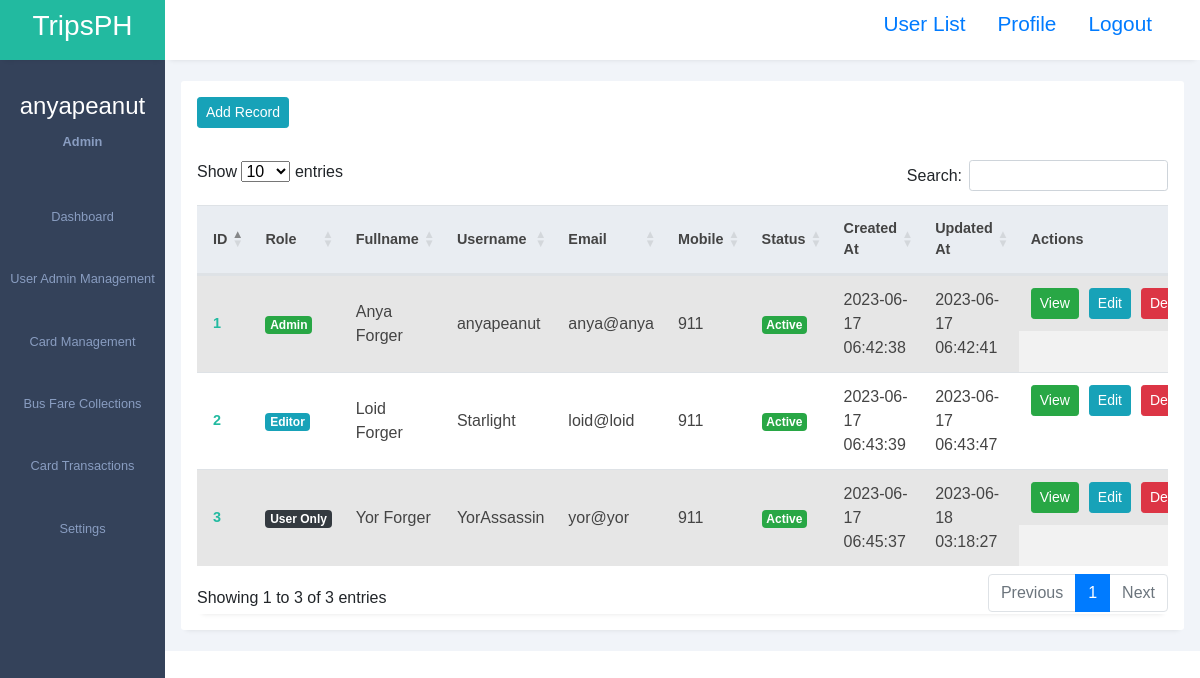
/admin/adminuser/adminuser.php (signed in), run on the app's committed database.
### tables this page shows
CREATE TABLE `tbl_users` (
  `id` int(11) NOT NULL AUTO_INCREMENT,
  `user_role_id` int(11) DEFAULT NULL,
  `full_name` varchar(255) DEFAULT NULL,
  `username` varchar(50) NOT NULL,
  `email` varchar(255) DEFAULT NULL,
  `mobile` varchar(25) DEFAULT NULL,
  `password` varchar(255) NOT NULL,
  `status` tinyint(1) NOT NULL,
  `created_at` TIMESTAMP DEFAULT CURRENT_TIMESTAMP,
  `updated_at` TIMESTAMP NOT NULL DEFAULT CURRENT_TIMESTAMP ON UPDATE CURRENT_TIMESTAMP,
  PRIMARY KEY (`id`)
);

### admin/adminuser/adminuser.php (the view, shortened to what this page needs)
<?php
require_once('../../admin/config.php');
?>
<!DOCTYPE html>
<html lang="en">
<head>
    <link rel="stylesheet" href="assets/styles1.css">
    <link rel="stylesheet" href="https://maxst.icons8.com/vue-static/landings/line-awesome/line-awesome/1.3.0/css/line-awesome.min.css">
    <link rel="stylesheet" href="assets/bootstrap.min.css">
    <link rel="stylesheet" href="https://cdn.datatables.net/1.13.4/css/dataTables.bootstrap5.min.css" />
</head>
<body>
    <div class="sidebar">
        <div class="side-header">
            <h3>T<span>ripsPH</span></h3>
        </div>
        <div class="side-content">
            <div class="profile">
                <h4>
                    <?php
                    if (isset($_SESSION['username'])) {
                        echo $_SESSION['username'];
                    } else {
                        echo 'Default Name';
                    }
                    ?>
                </h4>
                <small>
                    <?php
                    if (isset($_SESSION['user_role_id'])) {
                        $role = 'Default Role';
                        if ($_SESSION['user_role_id'] == 1) {
                            $role = 'Admin';
                        } elseif ($_SESSION['user_role_id'] == 2) {
                            $role = 'Editor';
                        } elseif ($_SESSION['user_role_id'] == 3) {
                            $role = 'User Only';
                        }
                        echo $role;
                    } else {
                        echo 'Default Role';
                    }
                    ?>
                </small>
            </div>
            <div class="side-menu">
                <ul>
                    <li>
                        <a href="../dashboard.php">
                            <small>Dashboard</small>
                        </a>
                    </li>
                    <li>
                        <a href="../admin/user_management.php">
                            <small>User Admin Management</small>
                        </a>
                    </li>
                    <li>
                        <a href="../admin/cardmanagement/card_management.php">
                            <small>Card Management</small>
                        </a>
                    </li>
                    <li>
                        <a href="../admin/busfarecollection/bus_fare_collection.php">
                            <small>Bus Fare Collections</small>
                        </a>
                    </li>
                    <li>
                        <a href="../admin/cardtransactions/card_transactions.php">
                            <small>Card Transactions</small>
                        </a>
                    </li>
                    <li>
                        <a href="../admin/setting/settings.php">
                            <small>Settings</small>
                        </a>
                    </li>
                </ul>
            </div>
        </div>
    </div>
    <div class="main-content">
        <header>
            <div class="header-content">
                <div class="header-menu">
                    <?php if ($_SESSION['user_role_id'] <= 1) { ?>
                        <label for="">
                            <a href="/adminuser.php"><span>User List</span></a>
                        </label>
                    <?php } ?>
                    <label for="">
                        <a href="../adminuser/adminuser.php"><span>Profile</span></a>
                    </label>
                    <label for="">
                        <a href="../logout.php"><span>Logout</span></a>
                    </label>
                </div>
        </header>
        <main>
            <div class="page-content">
                <div class="records table-responsive">
                    <div class="record-header">
                        <div class="add">
                            <?php if (($_SESSION['user_role_id'] == 1) || $_SESSION['user_role_id'] == 2) { ?>
                                <a href="addrecord.php" class="btn btn-info btn-sm">Add Record</a>
                            <?php } else { ?>
                                <a class="btn btn-info btn-sm disabled">Add Record</a>
                            <?php } ?>
                        </div>
                    </div>
                    <div>
                        <div class="record-header">
                            <div class="records table-responsive">
                                <table id="example" class="table table-striped" style="width: 100%">
                                    <thead>
                                        <tr>
                                            <th style="vertical-align: middle;">ID</th>
                                            <th style="vertical-align: middle;">Role</th>
                                            <th style="vertical-align: middle;">Fullname</th>
                                            <th style="vertical-align: middle;">Username</th>
                                            <th style="vertical-align: middle;">Email</th>
                                            <th style="vertical-align: middle;">Mobile</th>
                                            <th style="vertical-align: middle;">Status</th>
                                            <th style="vertical-align: middle;">Created At</th>
                                            <th style="vertical-align: middle;">Updated At</th>
                                            <th style="vertical-align: middle;">Actions</th>
                                        </tr>
                                    </thead>
                                    <tbody>
                                        <?php
                                        $sql = "SELECT u.*, r.user_role FROM `tbl_users` u INNER JOIN `tbl_user_role` r ON u.user_role_id = r.id";
                                        $result = mysqli_query($link, $sql);
                                        while ($row = mysqli_fetch_assoc($result)) {
                                            $status = $row["status"];
                                            $statusBadge = $status == "1" ? "Active" : "Inactive";
                                            $statusClass = $status == "1" ? "badge-success" : "badge-danger";
                                        ?>
                                            <tr>
                                                <td style="vertical-align: middle;"><?php echo $row["id"] ?></td>
                                                <td style="vertical-align: middle;">
                                                    <?php
                                                    $userRole = $row["user_role"];
                                                    if ($userRole == "Admin") {
                                                        echo "<span class='badge badge-lg badge-success text-white'>Admin</span>";
                                                    } elseif ($userRole == "Editor") {
                                                        echo "<span class='badge badge-lg badge-info text-white'>Editor</span>";
                                                    } elseif ($userRole == "User Only") {
                                                        echo "<span class='badge badge-lg badge-dark text-white'>User Only</span>";
                                                    } else {
                                                        echo $userRole;
                                                    }
                                                    ?>
                                                </td>
                                                <td style="vertical-align: middle;"><?php echo $row["full_name"] ?></td>
                                                <td style="vertical-align: middle;"><?php echo $row["username"] ?></td>
                                                <td style="vertical-align: middle;"><?php echo $row["email"] ?></td>
                                                <td style="vertical-align: middle;"><?php echo $row["mobile"] ?></td>
                                                <td style="vertical-align: middle;">
                                                    <span class="badge badge-lg <?php echo $statusClass ?> text-white"><?php echo $statusBadge ?></span>
                                                </td>
                                                <td style="vertical-align: middle;"><?php echo $row["created_at"] ?></td>
                                                <td style="vertical-align: middle;"><?php echo $row["updated_at"] ?></td>
                                                <td class="actions" style="vertical-align: middle;">
                                                    <a class="btn btn-success btn-sm" href="view.php?id=<?php echo $row["id"] ?>">View</a>
                                                    <?php if (($_SESSION['user_role_id'] == 1) || $_SESSION['user_role_id'] == 2) { ?>
                                                        <a class="btn btn-info btn-sm" href="edit.php?id=<?php echo $row["id"] ?>">Edit</a>
                                                        <?php if ($_SESSION['user_role_id'] <= 1) { ?>
                                                            <a class="btn btn-danger btn-sm" href="delete.php?id=<?php echo $row["id"] ?>">Delete</a>
                                                        <?php } ?>
                                                    <?php } ?>
                                                </td>
                                            </tr>
                                        <?php
                                        }
                                        ?>
                                    </tbody>
                                </table>
                            </div>
                        </div>
                    </div>
                </div>
            </div>
        </main>
    </div>
</body>
</html>

### assets/styles1.css (style rules this page uses)
:root { --main-color: #22baa0; --color-dark: #34425a; --text-grey: #b0b0b0; }
* { margin: 0; padding: 0; text-decoration: none; list-style-type: none; box-sizing: border-box; font-family: "Merriweather", sans-serif; }
.sidebar { position: fixed; height: 100%; width: 165px; left: 0; bottom: 0; top: 0; z-index: 100; background: var(--color-dark); transition: left 300ms; text-decoration: none; }
.side-header { box-shadow: 0px 5px 5px -5px rgb(0 0 0 /10%); background: var(--main-color); height: 60px; display: flex; justify-content: center; align-items: center; text-decoration: none; }
.side-header h3, side-head span { color: #fff; font-weight: 400; }
.side-content { height: calc(100vh - 60px); overflow: auto; text-decoration: none; }
.profile { text-align: center; padding: 2rem 0rem; }
.profile h4 { color: #fff; font-weight: 500; }
.profile small { color: #899dc1; font-weight: 600; }
.sidebar { overflow-y: auto; }
.side-menu ul { text-align: center; }
.side-menu a { display: block; padding: 1.2rem 0rem; }
.side-menu a span, .side-menu a small { color: #899dc1; }
.main-content { margin-left: 165px; width: calc(100% - 165px); transition: margin-left 300ms; }
header { position: fixed; right: 0; top: 0; left: 165px; z-index: 100; height: 60px; box-shadow: 0px 5px 5px -5px rgb(0 0 0 /10%); background: #fff; transition: left 300ms; }
.header-content, .header-menu { display: flex; align-items: center; text-decoration: none; }
.header-content { justify-content: space-between; padding: 0rem 1rem; }
.header-content label:first-child span { font-size: 1.3rem; }
.header-content label { cursor: pointer; }
.header-menu { justify-content: flex-end; padding-top: 0.5rem; }
.header-menu label, .header-menu .notify-icon { margin-right: 2rem; position: relative; }
.header-menu label span, .notify-icon span:first-child { font-size: 1.3rem; }
main { margin-top: 60px; }
.page-content { padding: 1.3rem 1rem; background: #f1f4f9; }
.records { box-shadow: 0px 5px 5px -5px rgb(0 0 0 / 10%); background: #fff; border-radius: 3px; }
.record-header { padding: 1rem; display: flex; justify-content: space-between; align-items: center; }
.add, .browse { display: flex; align-items: center; }
.table-responsive { width: 100%; overflow: auto; }
table { border-collapse: collapse; }
table thead tr { background: #e9edf2; }
table thead th { padding: 1rem 0rem; text-align: left; color: #444; font-size: 0.9rem; }
table thead th:first-child { padding-left: 1rem; }
table tbody td { padding: 1rem 0rem; color: #444; }
table tbody td:first-child { padding-left: 1rem; color: var(--main-color); font-weight: 600; font-size: 0.9rem; }
table tbody tr { border-bottom: 1px solid #dee2e8; }
.actions { display: flex; justify-content: center; align-items: center; }
.actions a { display: inline-block; margin-right: 10px; }

### data on the page
tbl_users: id "1", shows "Admin", full_name "Anya Forger", username "anyapeanut", email "anya@anya", mobile "911", status "Active", created_at "2023-06-17 06:42:38", updated_at "2023-06-17 06:42:41"
tbl_users: id "2", shows "Editor", full_name "Loid Forger", username "Starlight", email "loid@loid", mobile "911", status "Active", created_at "2023-06-17 06:43:39", updated_at "2023-06-17 06:43:47"
tbl_users: id "3", shows "User Only", full_name "Yor Forger", username "YorAssassin", email "yor@yor", mobile "911", status "Active", created_at "2023-06-17 06:45:37", updated_at "2023-06-18 03:18:27"

### other printed values
$_SESSION['username'] "anyapeanut"
$role "Admin"
